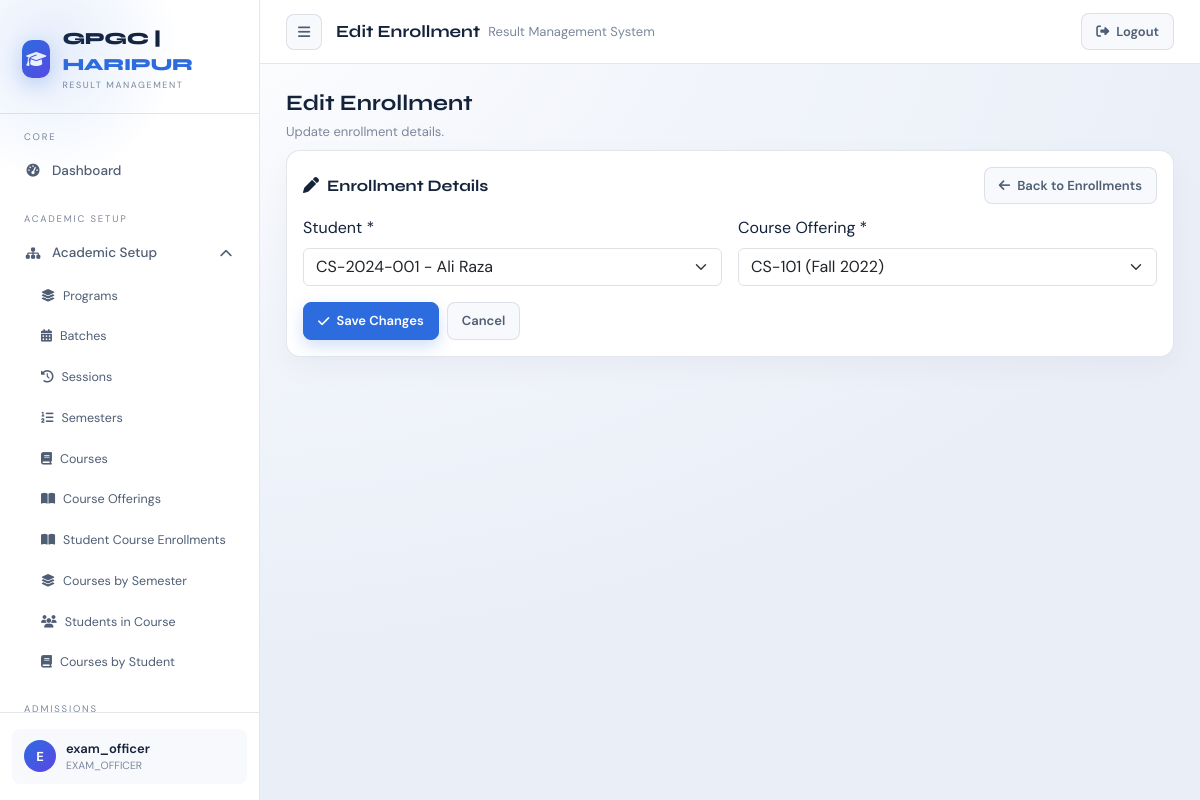
/enrollments/2/edit/ (signed in), run on the app's committed database.
### accounts/models.py (models this page shows, shortened)
class User(AbstractUser):
    department = models.ForeignKey(
        "academics.Department",
        on_delete=models.SET_NULL,
        null=True,
        blank=True,
        related_name="users"
    )
    is_locked = models.BooleanField(default=False)
    def in_group(self, name):
        return self.groups.filter(name=name).exists()
    def is_exam_officer(self):
        return self.in_group("EXAM_OFFICER")
    def is_dept_controller(self):
        return self.in_group("DEPT_CONTROLLER") or self.in_group("INTERNAL_EXAM_CONTROLLER")
    def is_student(self):
        return self.in_group("STUDENT")
    def is_department_scoped(self):
        return self.is_dept_controller()

### enrollments/models.py (models this page shows, shortened)
class Enrollment(models.Model):
    class Meta:
        unique_together = ("student", "course_offering")
        indexes = [
            models.Index(fields=["student"]),
            models.Index(fields=["course_offering"]),
        ]
    student = models.ForeignKey(
        "admission.Student",
        on_delete=models.CASCADE,
        related_name="enrollments"
    )
    course_offering = models.ForeignKey(
        "courses.CourseOffering",
        on_delete=models.CASCADE,
        related_name="enrollments"
    )
    date_enrolled = models.DateField(auto_now_add=True)
    class Meta:
        unique_together = ("student", "course_offering")

### enrollments/views.py (the view)
# urls.py: path("<int:pk>/edit/", views.edit_enrollment, name="edit_enrollment"),
@login_required(login_url="accounts:login_page")
@never_cache
def edit_enrollment(request, pk):
    deny = _require_enrollments_read(request)
    if deny:
        return deny
    enrollment = get_object_or_404(Enrollment, pk=pk)
    if request.method == "POST":
        if not can(request.user, "ENROLLMENTS", "update"):
            return redirect("enrollments:enrollments")
        form = EnrollmentForm(request.POST, instance=enrollment)
        if request.user.is_department_scoped() and request.user.department_id:
            form.fields["student"].queryset = form.fields["student"].queryset.filter(batch__department_id=request.user.department_id)
            form.fields["course_offering"].queryset = form.fields["course_offering"].queryset.filter(course__department_id=request.user.department_id)
        if form.is_valid():
            try:
                form.save()
                return redirect("enrollments:enrollments")
            except IntegrityError:
                form.add_error(None, "This student is already enrolled in the selected course offering.")
    else:
        form = EnrollmentForm(instance=enrollment)
        if request.user.is_department_scoped() and request.user.department_id:
            form.fields["student"].queryset = form.fields["student"].queryset.filter(batch__department_id=request.user.department_id)
            form.fields["course_offering"].queryset = form.fields["course_offering"].queryset.filter(course__department_id=request.user.department_id)
    return render(request, "enrollments/edit_enrollment.html", {
        "form": form,
        "enrollment": enrollment,
    })

### enrollments/forms.py
class EnrollmentForm(forms.ModelForm):
    class Meta:
        model = Enrollment
        fields = ["student", "course_offering"]
        labels = {
            "student": "Student",
            "course_offering": "Course Offering",
        }
        widgets = {
            "student": forms.Select(attrs={"class": "form-select"}),
            "course_offering": forms.Select(attrs={"class": "form-select"}),
        }
    def __init__(self, *args, **kwargs):
        super().__init__(*args, **kwargs)
        self.fields["student"].queryset = Student.objects.filter(is_active=True).order_by("roll_no")
        self.fields["course_offering"].queryset = CourseOffering.objects.select_related(
            "course",
            "semester",
            "session",
        ).order_by("course__course_code")

### academics/models.py (called while the page is built)
    def __str__(self):
        return self.name

### accounts/permissions.py (called while the page is built)
def perm_codename(module, action):
    mapping = MODULE_PERMS.get(module)
    if not mapping:
        return None
    app_label, model = mapping
    action_code = ACTION_TO_CODENAME.get(action)
    if not action_code:
        return None
    return app_label, f"{action_code}_{model}"

def can(user, module, action):
    code = perm_codename(module, action)
    if not code:
        return False
    app_label, codename = code
    return user.has_perm(f"{app_label}.{codename}")

### accounts/templatetags/permissions_tags.py (called while the page is built)
@register.simple_tag
def can(user, module, action):
    return can_check(user, module, action)

### admission/models.py (called while the page is built)
    def __str__(self):
        return f"{self.roll_no} - {self.full_name}"

### courses/models.py (called while the page is built)
    def __str__(self):
        return f"{self.course.course_code} ({self.session})"

### enrollments/views.py (called while the page is built)
def _require_enrollments_read(request):
    if not can(request.user, "ENROLLMENTS", "read"):
        return redirect("accounts:dashboard")
    return None

### templates/enrollments/edit_enrollment.html (shortened to what this page needs)
{% extends "dashboard/layout.html" %}
{% block topbar_display %}Edit Enrollment{% endblock %}
{% block dashboard_content %}
<div class="rms-page-head">
    <h2>Edit Enrollment</h2>
    <p>Update enrollment details.</p>
</div>
<div class="rms-card" style="max-width: 920px;">
    <div class="section-head">
        <h3><i class="fas fa-pen me-2"></i>Enrollment Details</h3>
        <a class="btn btn-ghost btn-sm" href="{% url 'enrollments:enrollments' %}">
            <i class="fas fa-arrow-left"></i> Back to Enrollments
        </a>
    </div>
    <form method="post" class="row g-3">
        <div class="col-md-6">
            <label class="form-label" for="{{ form.student.id_for_label }}">{{ form.student.label }} *</label>
            {{ form.student }}
        </div>
        <div class="col-md-6">
            <label class="form-label" for="{{ form.course_offering.id_for_label }}">{{ form.course_offering.label }} *</label>
            {{ form.course_offering }}
        </div>
        <div class="col-12 d-flex gap-2">
            <button type="submit" class="btn btn-primary">
                <i class="fas fa-check"></i> Save Changes
            </button>
            <a class="btn btn-ghost" href="{% url 'enrollments:enrollments' %}">Cancel</a>
        </div>
    </form>
</div>
{% endblock %}

### templates/dashboard/layout.html (shortened to what this page needs)
{% extends "base.html" %}
{% load permissions_tags %}
{% block content %}
{% with path=request.path %}
<div class="app-shell" id="appShell">
    <aside class="sidebar">
        <div class="logo-area">
            <div class="logo-icon"><i class="fas fa-graduation-cap"></i></div>
            <div>
                <div class="logo-text">GPGC | <span>HARIPUR</span></div>
                <div class="logo-sub">Result Management</div>
            </div>
        </div>
        <div class="sidebar-nav">
        <div class="nav-section">
            <div class="nav-label">Core</div>
            <a class="nav-item{% if '/accounts/dashboard/' in path %} active{% endif %}"
                href="{% url 'accounts:dashboard' %}">
                <i class="fas fa-gauge-high"></i> Dashboard
            </a>
        </div>
        {% can request.user "BATCHES" "read" as can_batches %}
        {% can request.user "SESSIONS" "read" as can_sessions %}
        {% can request.user "SEMESTERS" "read" as can_semesters %}
        {% can request.user "COURSES" "read" as can_courses %}
        {% can request.user "COURSE_OFFERINGS" "read" as can_offerings %}
        {% can request.user "ENROLLMENTS" "read" as can_enrollments %}
        {% if can_batches or can_sessions or can_semesters or can_courses or can_offerings or can_enrollments %}
        <div class="nav-section">
            <div class="nav-label">Academic Setup</div>
            <div class="nav-group open">
                <div class="nav-item nav-toggle" data-toggle="academic-setup-menu">
                    <span style="display:flex;align-items:center;gap:10px;">
                        <i class="fas fa-sitemap"></i> Academic Setup
                    </span>
                    <i class="fas fa-chevron-down nav-caret"></i>
                </div>
                <div class="nav-submenu" id="academic-setup-menu">
                    {% if request.user.is_exam_officer %}
                    <a class="nav-subitem{% if '/academics/departments/' in path %} active{% endif %}"
                        href="{% url 'academics:departments' %}">
                        <i class="fas fa-layer-group"></i> Programs
                    </a>
                    {% endif %}
                    <a class="nav-subitem{% if '/academics/batches/' in path %} active{% endif %}"
                        href="{% url 'academics:batches' %}">
                        <i class="fas fa-calendar-days"></i> Batches
                    </a>
                    <a class="nav-subitem{% if '/academics/sessions/' in path %} active{% endif %}"
                        href="{% url 'academics:sessions' %}">
                        <i class="fas fa-clock-rotate-left"></i> Sessions
                    </a>
                    <a class="nav-subitem{% if '/academics/semesters/' in path %} active{% endif %}"
                        href="{% url 'academics:semesters' %}">
                        <i class="fas fa-list-ol"></i> Semesters
                    </a>
                    <a class="nav-subitem{% if '/courses/courses/' in path %} active{% endif %}"
                        href="{% url 'courses:courses' %}">
                        <i class="fas fa-book"></i> Courses
                    </a>
                    <a class="nav-subitem{% if '/courses/offerings/' in path %} active{% endif %}"
                        href="{% url 'courses:course_offerings' %}">
                        <i class="fas fa-book-open"></i> Course Offerings
                    </a>
                    <a class="nav-subitem{% if '/enrollments/enrollments/' in path %} active{% endif %}"
                        href="{% url 'enrollments:enrollments' %}">
                        <i class="fas fa-book-open"></i> Student Course Enrollments
                    </a>
                    <a class="nav-subitem{% if '/enrollments/semester-courses/' in path %} active{% endif %}"
                        href="{% url 'enrollments:semester_courses' %}">
                        <i class="fas fa-layer-group"></i> Courses by Semester
                    </a>
                    <a class="nav-subitem{% if '/enrollments/course-students/' in path %} active{% endif %}"
                        href="{% url 'enrollments:course_students' %}">
                        <i class="fas fa-users"></i> Students in Course
                    </a>
                    <a class="nav-subitem{% if '/enrollments/student-courses/' in path %} active{% endif %}"
                        href="{% url 'enrollments:student_courses' %}">
                        <i class="fas fa-book"></i> Courses by Student
                    </a>
                </div>
            </div>
        </div>
        {% endif %}
        {% can request.user "STUDENTS" "read" as can_students %}
        {% if can_students %}
        <div class="nav-section">
            <div class="nav-label">Admissions</div>
        </div>
        {% endif %}
        {% can request.user "EXAMS" "read" as can_exams %}
        {% can request.user "RESULTS" "read" as can_results %}
        </div>
        <div class="sidebar-footer">
            <div class="user-card">
                <div class="user-avatar">{{ request.user.username|first|upper }}</div>
                <div style="flex:1;overflow:hidden;">
                    <div class="user-name">{{ request.user.username }}</div>
                    <div class="user-role">
                        {% for g in request.user.groups.all %}
                        {{ g.name }}{% if not forloop.last %}, {% endif %}
                        {% empty %}
                        —
                        {% endfor %}
                    </div>
                </div>
            </div>
        </div>
    </aside>
    <div class="main">
        <div class="topbar">
            <button class="top-btn" type="button" id="sidebarToggle" aria-label="Toggle sidebar">
                <i class="fas fa-bars"></i>
            </button>
            <div class="topbar-title">
                {% block topbar_display %}{% endblock %}
                <span>Result Management System</span>
            </div>
            <div class="topbar-actions">
                <a class="btn btn-ghost" href="{% url 'accounts:logout' %}">
                    <i class="fas fa-right-from-bracket"></i> Logout
                </a>
            </div>
        </div>
        <div class="content">
            {% block dashboard_content %}{% endblock %}
        </div>
    </div>
</div>
{% endwith %}
{% endblock %}

### data on the page
User: user.username|first "E", user.username "exam_officer"
Enrollment: student "CS-2024-001 - Ali Raza", course_offering "CS-101 (Fall 2022)"

### other printed values
{{ g.name }} "EXAM_OFFICER"
